Frame 1 (no input): blank canvas, image omitted
Frame 60 (no input): blank canvas, image omitted
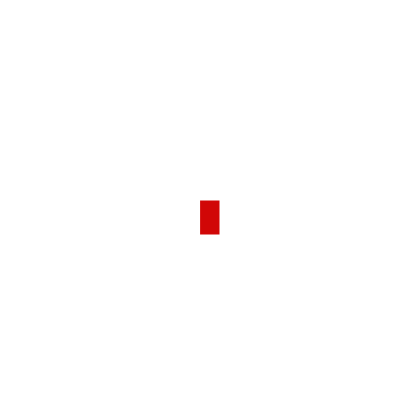
Frame 120 (the mouse pressed at the canvas centre since frame 60)

The p5.js sketch whose frames 1 and 60 were blank and that drew this single picture after the mouse press (run headless with seeded random() and noise() and a simulated clock; from frame 60 on, the mouse is pressed at the canvas centre):

// p5.js sketch
// ── sketch.js
function setup() {
    createCanvas(400, 400);
    background("white")
  }
  
  function draw() {
    stroke("rgb(250,11,11)9,235) ");
    fill("#D10707");
    
    
    if (mouseIsPressed) {
      rect(mouseX, mouseY, 20, 35);
    }
  }
  
